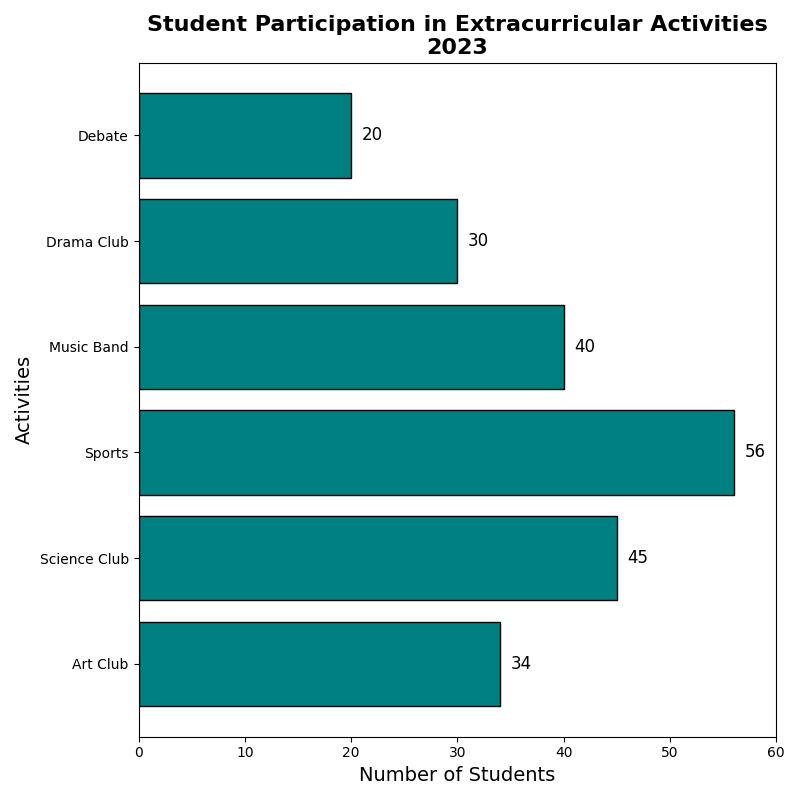

Python code for this plot:
import matplotlib.pyplot as plt

activities = ['Art Club', 'Science Club', 'Sports', 'Music Band', 'Drama Club', 'Debate']
participation_counts = [34, 45, 56, 40, 30, 20]

fig, ax1 = plt.subplots(figsize=(8, 8))

# Create a horizontal bar chart
bars = ax1.barh(activities, participation_counts, color='teal', edgecolor='black')
ax1.set_title("Student Participation in Extracurricular Activities\n2023", fontsize=16, fontweight='bold')
ax1.set_xlabel("Number of Students", fontsize=14)
ax1.set_ylabel("Activities", fontsize=14)
ax1.set_xlim(0, 60)

for bar in bars:
    xval = bar.get_width()
    ax1.text(xval + 1, bar.get_y() + bar.get_height() / 2, f'{xval}', ha='left', va='center', fontsize=12)

plt.tight_layout()
plt.show()
